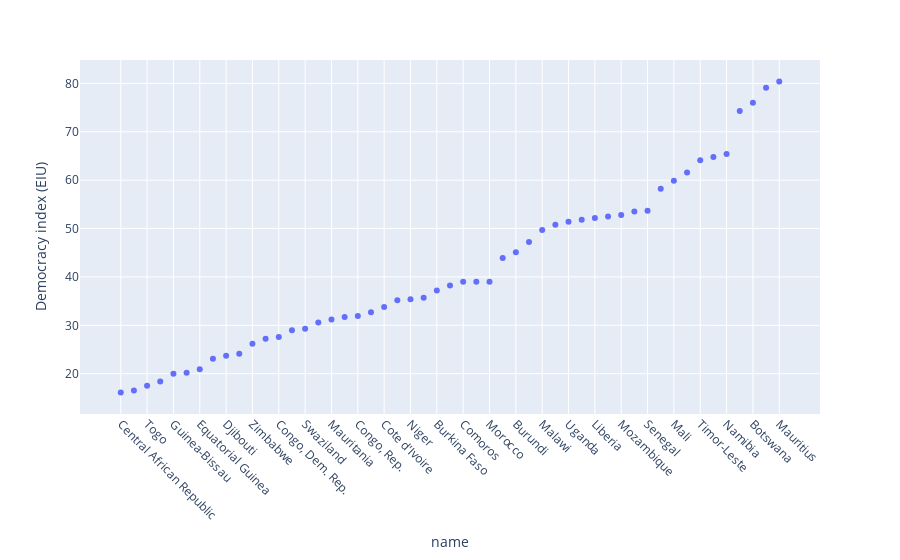

This figure's notebook cell:
### Code cell
is_2006 = df_afr['time'] == 2006
df_afr_2006 = df_afr[is_2006]

fig = px.scatter(df_afr_2006, x="name",  y="Democracy index (EIU)",
                 hover_name="name")
fig.update_xaxes(tickangle=45)
fig.update_xaxes(categoryorder='total ascending')

fig.show()

### Figure 1 — Plotly figure (JSON) as saved in the notebook; plotly's stock layout.template omitted (floating-point values rounded to 4 significant figures)
{"data": [{"hovertemplate": "<b>%{hovertext}</b><br><br>name=%{x}<br>Democracy index (EIU)=%{y}<extra></extra>", "hovertext": ["Algeria", "Angola", "Benin", "Botswana", "Burkina Faso", "Burundi", "Cameroon", "Cape Verde", "Central African Republic", "Chad", "Comoros", "Congo, Dem. Rep.", "Congo, Rep.", "Cote d'Ivoire", "Djibouti", "Egypt", "Equatorial Guinea", "Eritrea", "Ethiopia", "Gabon", "Gambia", "Ghana", "Guinea", "Guinea-Bissau", "Kenya", "Lesotho", "Liberia", "Libya", "Madagascar", "Malawi", "Mali", "Mauritania", "Mauritius", "Morocco", "Mozambique", "Namibia", "Niger", "Nigeria", "Rwanda", "Senegal", "Sierra Leone", "South Africa", "Sudan", "Swaziland", "Tanzania", "Timor-Leste", "Togo", "Tunisia", "Uganda", "Zambia", "Zimbabwe"], "legendgroup": "", "marker": {"color": "#636efa", "symbol": "circle"}, "mode": "markers", "name": "", "orientation": "v", "showlegend": false, "type": "scatter", "x": ["Algeria", "Angola", "Benin", "Botswana", "Burkina Faso", "Burundi", "Cameroon", "Cape Verde", "Central African Republic", "Chad", "Comoros", "Congo, Dem. Rep.", "Congo, Rep.", "Cote d'Ivoire", "Djibouti", "Egypt", "Equatorial Guinea", "Eritrea", "Ethiopia", "Gabon", "Gambia", "Ghana", "Guinea", "Guinea-Bissau", "Kenya", "Lesotho", "Liberia", "Libya", "Madagascar", "Malawi", "Mali", "Mauritania", "Mauritius", "Morocco", "Mozambique", "Namibia", "Niger", "Nigeria", "Rwanda", "Senegal", "Sierra Leone", "South Africa", "Sudan", "Swaziland", "Tanzania", "Timor-Leste", "Togo", "Tunisia", "Uganda", "Zambia", "Zimbabwe"], "xaxis": "x", "y": [31.7, 24.1, 61.6, 76, 37.2, 45.1, 32.7, 74.3, 16.1, 16.5, 39, 27.6, 31.9, 33.8, 23.7, 39, 20.9, 23.1, 47.2, 27.2, 43.9, 53.5, 20.2, 20, 50.8, 64.8, 52.2, 18.4, 58.2, 49.7, 59.9, 31.2, 80.4, 39, 52.8, 65.4, 35.4, 35.2, 38.2, 53.7, 35.7, 79.1, 29, 29.3, 51.8, 64.1, 17.5, 30.6, 51.4, 52.5, 26.2], "yaxis": "y"}], "layout": {"legend": {"tracegroupgap": 0}, "margin": {"t": 60}, "xaxis": {"anchor": "y", "categoryorder": "total ascending", "domain": [0, 1], "tickangle": 45, "title": {"text": "name"}}, "yaxis": {"anchor": "x", "domain": [0, 1], "title": {"text": "Democracy index (EIU)"}}}}
